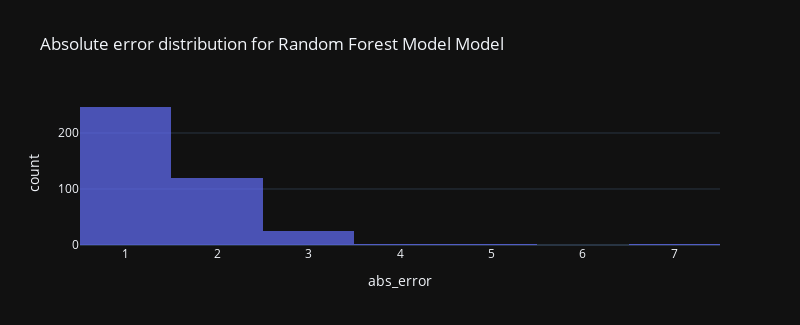

The cell this chart's notebook holds for it:
### Markdown cell above
As we can see, based on the output above - Random Forest does an ok enough job at predicting the counts. I have also tested SVM (using SVR class in sklearn) but it did not show any improvement over the Random Forest model.

### Code cell
plot_abs_err(y_pred_rounded, 'Random Forest Model')

### Figure 1 — Plotly figure (JSON) as saved in the notebook; plotly's stock layout.template omitted (floating-point values rounded to 4 significant figures; data arrays with more than 128 entries replaced by an {"elided": "..."} marker saying what was removed)
{"data": [{"alignmentgroup": "True", "bingroup": "x", "hovertemplate": "abs_error=%{x}<br>count=%{y}<extra></extra>", "legendgroup": "", "marker": {"color": "#636efa", "opacity": 0.7}, "name": "", "nbinsx": 8, "offsetgroup": "", "orientation": "v", "showlegend": false, "type": "histogram", "x": {"elided": "394 int values"}, "xaxis": "x", "yaxis": "y"}], "layout": {"barmode": "relative", "height": 325, "legend": {"tracegroupgap": 0}, "title": {"text": "Absolute error distribution for Random Forest Model Model"}, "width": 800, "xaxis": {"anchor": "y", "autorange": true, "domain": [0, 1], "range": [0.5, 7.5], "title": {"text": "abs_error"}, "type": "linear"}, "yaxis": {"anchor": "x", "autorange": true, "domain": [0, 1], "range": [0, 258.9], "title": {"text": "count"}}}}
